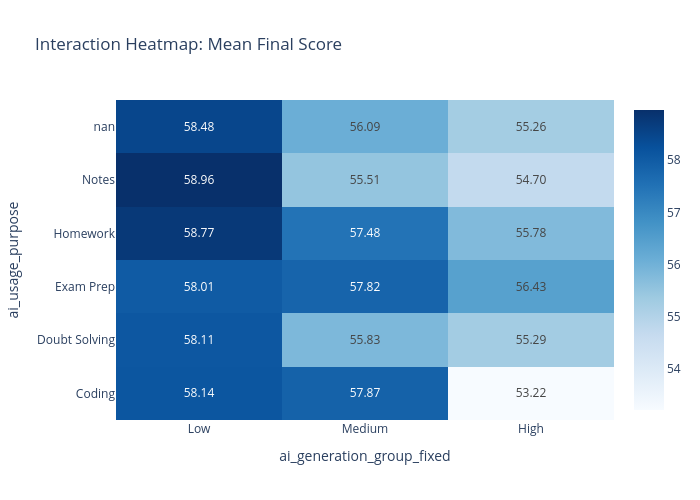

The code cell stored with this chart in its notebook:
### Markdown cell above
### Interactive Heatmaps

### Code cell
# Interaction Heatmap 1: Mean Final Score
if "ai_usage_purpose" in ai_subset.columns and "ai_generation_group_fixed" in ai_subset.columns:
    # Create pivot table for mean final scores
    interact_mean = ai_subset.pivot_table(
        values="final_score",
        index="ai_usage_purpose",
        columns="ai_generation_group_fixed",
        aggfunc="mean"
    )
    
    # Reorder columns
    desired_cols = ["Low", "Medium", "High"]
    interact_mean = interact_mean[[c for c in desired_cols if c in interact_mean.columns]]
    
    # Create interactive heatmap
    fig1 = go.Figure(data=go.Heatmap(
        z=interact_mean.values,
        x=interact_mean.columns,
        y=interact_mean.index,
        text=interact_mean.values.round(2),
        texttemplate='%{text:.2f}',
        textfont={"size": 12},
        colorscale="Blues",
        hovertemplate='Purpose: %{y}<br>AI Generation: %{x}<br>Mean Score: %{z:.2f}<extra></extra>'
    ))
    
    fig1.update_layout(
        title="Interaction Heatmap: Mean Final Score",
        xaxis_title="ai_generation_group_fixed",
        yaxis_title="ai_usage_purpose",
        width=700,
        height=500
    )
    
    fig1.show()
    display(Markdown("*This interactive heatmap shows the mean final score across different AI usage purposes and AI content generation levels.*"))

### Figure 1 — Plotly figure (JSON) as saved in the notebook; plotly's stock layout.template omitted (floating-point values rounded to 4 significant figures)
{"data": [{"colorscale": [[0, "rgb(247,251,255)"], [0.125, "rgb(222,235,247)"], [0.25, "rgb(198,219,239)"], [0.375, "rgb(158,202,225)"], [0.5, "rgb(107,174,214)"], [0.625, "rgb(66,146,198)"], [0.75, "rgb(33,113,181)"], [0.875, "rgb(8,81,156)"], [1, "rgb(8,48,107)"]], "hovertemplate": "Purpose: %{y}<br>AI Generation: %{x}<br>Mean Score: %{z:.2f}<extra></extra>", "text": [[58.14, 57.87, 53.22], [58.11, 55.83, 55.29], [58.01, 57.82, 56.43], [58.77, 57.48, 55.78], [58.96, 55.51, 54.7], [58.48, 56.09, 55.26]], "textfont": {"size": 12}, "texttemplate": "%{text:.2f}", "type": "heatmap", "x": ["Low", "Medium", "High"], "y": ["Coding", "Doubt Solving", "Exam Prep", "Homework", "Notes", "nan"], "z": [[58.14, 57.87, 53.22], [58.11, 55.83, 55.29], [58.01, 57.82, 56.43], [58.77, 57.48, 55.78], [58.96, 55.51, 54.7], [58.48, 56.09, 55.26]]}], "layout": {"height": 500, "title": {"text": "Interaction Heatmap: Mean Final Score"}, "width": 700, "xaxis": {"title": {"text": "ai_generation_group_fixed"}}, "yaxis": {"title": {"text": "ai_usage_purpose"}}}}
